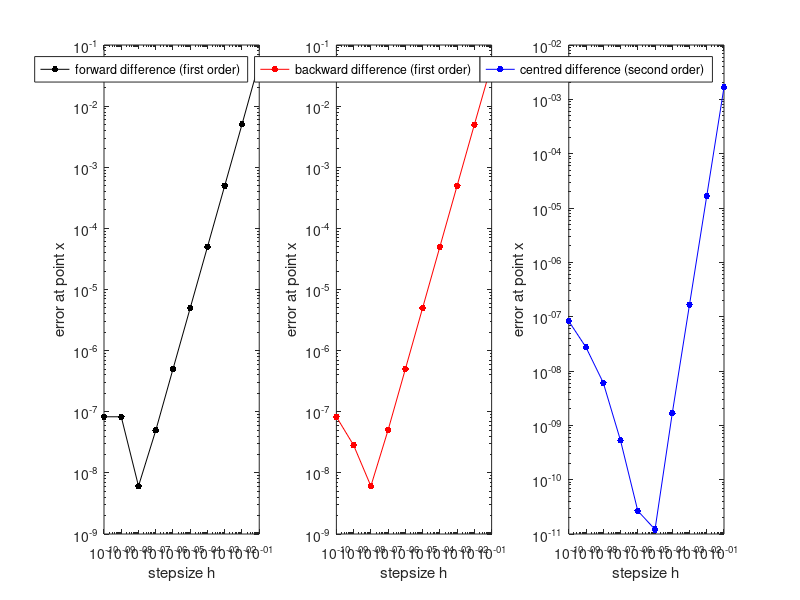

Source code (MATLAB):
% Comparison of finite difference schemes.
clear, clc, clf
MS = 'MarkerSize';
ms = 15;

f = @(x) exp(x); % the given function %could be introduced as an input of a function
fprime = @(x) exp(x); % the derivative
x = 0; % test point
H = 10.^-(1:10); % various sizes of h %(f(x)-f(x+h))/h

n=length(H);
err_fd = zeros(n, 1);
err_bd = zeros(n, 1);
err_cd = zeros(n, 1);

for k = 1:n
    
    h = H(k);
    
    D_fd = (f(x+h)-f(x))/h; % forward difference
    D_bd = (f(x)-f(x-h))/h; % backward difference
    D_cd = (f(x+h)-f(x-h))/(2*h); % center difference
    
    err_fd(k) = abs(D_fd-fprime(x));
    err_bd(k) = abs(D_bd-fprime(x));
    err_cd(k) = abs(D_cd-fprime(x));
    
end

subplot(1,3,1)
loglog(H.', err_fd, '.-k', MS, ms);
legend('forward difference (first order)');
xlabel('stepsize h')
ylabel('error at point x')

subplot(1,3,2)
loglog(H.', err_bd, '.-r', MS, ms);
legend('backward difference (first order)');
xlabel('stepsize h')
ylabel('error at point x')

subplot(1,3,3)
loglog(H.', err_cd, '.-b', MS, ms);
legend('centred difference (second order)');
xlabel('stepsize h')
ylabel('error at point x')

